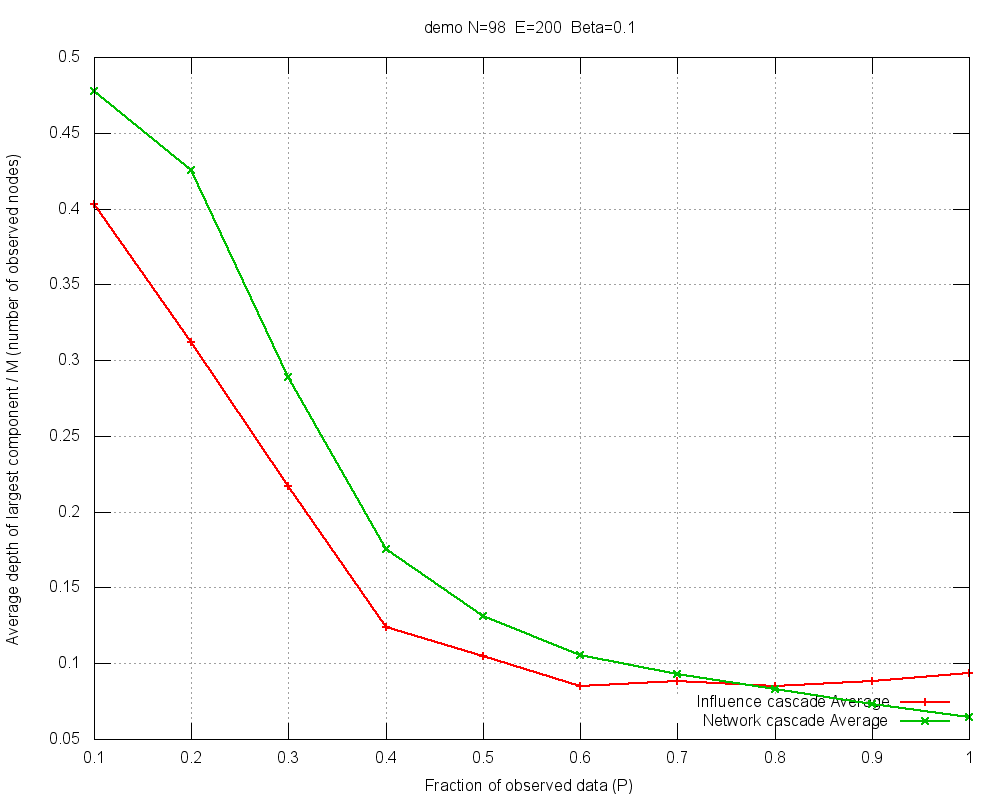

Recreate this plot in gnuplot.
#
# demo N=98  E=200  Beta=0.1 (Thu Mar 20 14:49:31 2014)
#

set title "demo N=98  E=200  Beta=0.1"
set key bottom right
set autoscale
set grid
set xlabel "Fraction of observed data (P)"
set ylabel "Average depth of largest component / M (number of observed nodes)"
set tics scale 2
set terminal png size 1000,800
set output 'levels-demo-B010.png'
plot 	"levels-demo-B010.tab" using 1:3 title "Influence cascade Average" with linespoints lw 2,\
	"levels-demo-B010.tab" using 1:2 title "Network cascade Average" with linespoints lw 2
